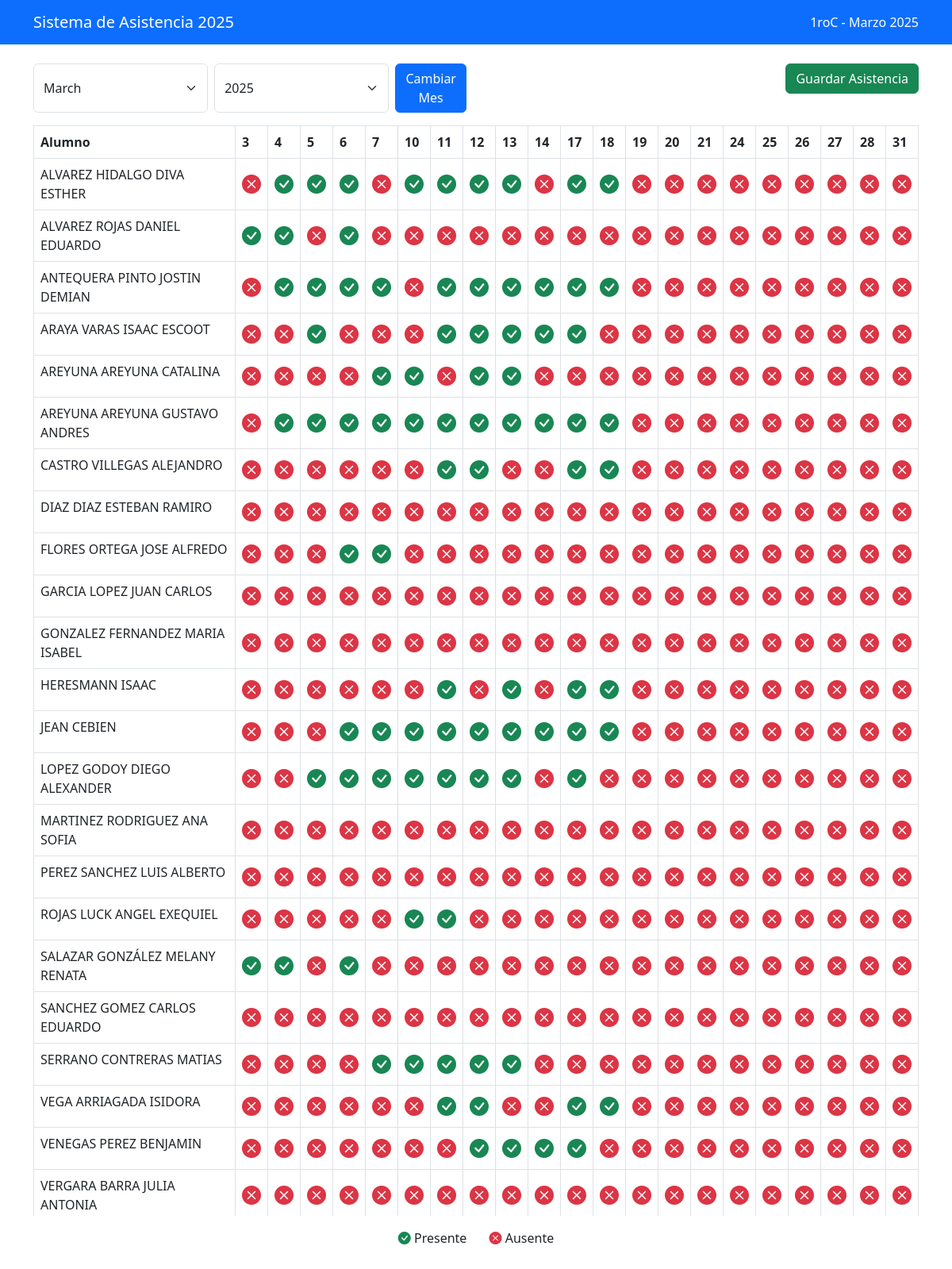
Page /asistencia/1 (signed in) on the committed database.
### tables this page shows
CREATE TABLE cursos (
                id INTEGER PRIMARY KEY AUTOINCREMENT,
                nombre TEXT UNIQUE
            );

CREATE TABLE alumnos (
                id INTEGER PRIMARY KEY AUTOINCREMENT,
                nombre TEXT,
                id_curso INTEGER,
                FOREIGN KEY(id_curso) REFERENCES cursos(id)
            );

### app.py (the view)
@app.route('/asistencia/<int:curso_id>')
@login_required
def asistencia(curso_id):
    conn = get_db_connection()
    curso = conn.execute('SELECT * FROM cursos WHERE id = ?', (curso_id,)).fetchone()
    alumnos = conn.execute('SELECT * FROM alumnos WHERE id_curso = ? ORDER BY nombre', (curso_id,)).fetchall()
    today = date.today()
    month = request.args.get('month', type=int, default=today.month)
    year = request.args.get('year', type=int, default=today.year)
    cal = calendar.monthcalendar(year, month)
    weekdays = []
    for week in cal:
        for day in week:
            if day != 0 and date(year, month, day).weekday() < 5:  # Monday to Friday
                weekdays.append(day)
    attendance_data = {}
    for alumno in alumnos:
        attendance_data[alumno['id']] = {}
        for day in weekdays:
            fecha = f"{year}-{month:02d}-{day:02d}"
            asistencia = conn.execute(
                'SELECT presente FROM asistencia WHERE id_alumno = ? AND fecha = ?',
                (alumno['id'], fecha)
            ).fetchone()
            if asistencia:
                attendance_data[alumno['id']][day] = asistencia['presente']
            else:
                attendance_data[alumno['id']][day] = None
    conn.close()
    mes_nombre = obtener_nombre_mes(month)
    return render_template('asistencia.html',
                         curso=curso,
                         alumnos=alumnos,
                         weekdays=weekdays,
                         attendance=attendance_data,
                         month=month,
                         year=year,
                         month_name=mes_nombre,
                         calendar=calendar)

### app.py (called while the page is built)
def get_db_connection():
    try:
        conn = sqlite3.connect(DB_PATH)
        conn.row_factory = sqlite3.Row
        return conn
    except sqlite3.Error as e:
        logger.error(f'Error al conectar a la base de datos: {str(e)}')
        raise

def obtener_nombre_mes(numero_mes):
    meses = {
        1: 'Enero', 2: 'Febrero', 3: 'Marzo', 4: 'Abril',
        5: 'Mayo', 6: 'Junio', 7: 'Julio', 8: 'Agosto',
        9: 'Septiembre', 10: 'Octubre', 11: 'Noviembre', 12: 'Diciembre'
    }
    return meses.get(numero_mes, '')

def login_required(f):
    @wraps(f)
    def decorated_function(*args, **kwargs):
        if 'user_id' not in session:
            flash('Por favor inicia sesión para acceder', 'error')
            return redirect(url_for('login'))
        return f(*args, **kwargs)
    return decorated_function

### templates/asistencia.html (shortened to what this page needs)
<!DOCTYPE html>
<html lang="es">
<head>
    <link href="https://cdn.jsdelivr.net/npm/bootstrap@5.3.0/dist/css/bootstrap.min.css" rel="stylesheet">
    <link href="https://cdn.jsdelivr.net/npm/bootstrap-icons@1.7.2/font/bootstrap-icons.css" rel="stylesheet">
</head>
<body>
    <nav class="navbar navbar-expand-lg navbar-dark bg-primary">
        <div class="container">
            <a class="navbar-brand" href="/">Sistema de Asistencia 2025</a>
            <div class="navbar-text text-white">
                {{ curso.nombre }} - {{ month_name }} {{ year }}
            </div>
        </div>
    </nav>
    <div class="container mt-4">
        <div class="row mb-3">
            <div class="col">
                <form class="d-flex" id="monthForm">
                    <select class="form-select me-2" name="month" id="month">
                        {% for i in range(1, 13) %}
                        <option value="{{ i }}" {% if i == month %}selected{% endif %}>
                            {{ calendar.month_name[i] }}
                        </option>
                        {% endfor %}
                    </select>
                    <select class="form-select me-2" name="year" id="year">
                        {% for y in range(year-1, year+2) %}
                        <option value="{{ y }}" {% if y == year %}selected{% endif %}>{{ y }}</option>
                        {% endfor %}
                    </select>
                    <button type="submit" class="btn btn-primary">Cambiar Mes</button>
                </form>
            </div>
            <div class="col text-end">
                <button class="btn btn-success" onclick="saveAttendance()">Guardar Asistencia</button>
            </div>
        </div>
        <div class="table-responsive">
            <table class="table table-bordered">
                <thead>
                    <tr>
                        <th>Alumno</th>
                        {% for day in weekdays %}
                        <th>{{ day }}</th>
                        {% endfor %}
                    </tr>
                </thead>
                <tbody>
                    {% for alumno in alumnos %}
                    <tr>
                        <td>{{ alumno.nombre }}</td>
                        {% for day in weekdays %}
                        <td class="attendance-cell {% if attendance[alumno.id][day] == 1 %}present{% elif attendance[alumno.id][day] == 0 %}absent{% endif %}"
                            data-alumno="{{ alumno.id }}"
                            data-day="{{ day }}"
                            onclick="toggleAttendance(this)">
                            <i class="bi attendance-check {% if attendance[alumno.id][day] == 1 %}bi-check-circle-fill{% elif attendance[alumno.id][day] == 0 %}bi-x-circle-fill{% else %}bi-circle{% endif %}"></i>
                        </td>
                        {% endfor %}
                    </tr>
                    {% endfor %}
                </tbody>
            </table>
        </div>
        <div class="mt-3 text-center">
            <span class="me-4">
                <i class="bi bi-check-circle-fill text-success"></i> Presente
            </span>
            <span>
                <i class="bi bi-x-circle-fill text-danger"></i> Ausente
            </span>
        </div>
    </div>
</body>
</html>

### templates/asistencia.html (style rules this page uses)
.table-responsive { max-height: 70vh; overflow-y: auto; }
th { position: sticky; top: 0; background-color: #fff; z-index: 1; }
.attendance-cell { cursor: pointer; width: 40px; height: 40px; text-align: center; vertical-align: middle; transition: all 0.3s ease; }
.attendance-check { font-size: 1.5em; cursor: pointer; transition: all 0.3s ease; }
.present .attendance-check { color: #198754; }
.absent .attendance-check { color: #dc3545; }

### rows in the picture
cursos: nombre "1roC"
alumnos: nombre "ALVAREZ HIDALGO DIVA ESTHER"
alumnos: nombre "ALVAREZ ROJAS DANIEL EDUARDO"
alumnos: nombre "ANTEQUERA PINTO JOSTIN DEMIAN"
alumnos: nombre "ARAYA VARAS ISAAC ESCOOT"
alumnos: nombre "AREYUNA AREYUNA CATALINA"
alumnos: nombre "AREYUNA AREYUNA GUSTAVO ANDRES"
alumnos: nombre "CASTRO VILLEGAS ALEJANDRO"
alumnos: nombre "DIAZ DIAZ ESTEBAN RAMIRO"
alumnos: nombre "FLORES ORTEGA JOSE ALFREDO"
alumnos: nombre "GARCIA LOPEZ JUAN CARLOS"
alumnos: nombre "GONZALEZ FERNANDEZ MARIA ISABEL"
alumnos: nombre "HERESMANN ISAAC"
alumnos: nombre "JEAN CEBIEN"
alumnos: nombre "LOPEZ GODOY DIEGO ALEXANDER"
alumnos: nombre "MARTINEZ RODRIGUEZ ANA SOFIA"
alumnos: nombre "PEREZ SANCHEZ LUIS ALBERTO"
alumnos: nombre "ROJAS LUCK ANGEL EXEQUIEL"
alumnos: nombre "SALAZAR GONZÁLEZ MELANY RENATA"
alumnos: nombre "SANCHEZ GOMEZ CARLOS EDUARDO"
alumnos: nombre "SERRANO CONTRERAS MATIAS"
alumnos: nombre "VEGA ARRIAGADA ISIDORA"
alumnos: nombre "VENEGAS PEREZ BENJAMIN"
alumnos: nombre "VERGARA BARRA JULIA ANTONIA"

### other values in the picture
{{ month_name }} "Marzo"
{{ year }} "2025"
{{ day }} "3" "4" "5" "6" "7" "10" "11" "12" "13" "14" "17" "18" "19" "20" "21" "24" "25" "26" "27" "28" "31"
form field month "March"
form field year "2025"
